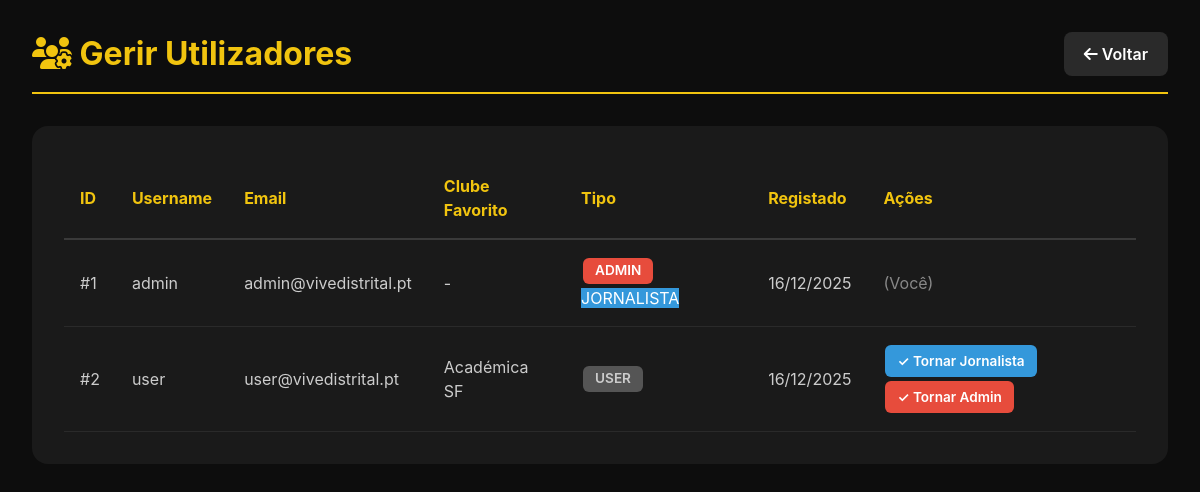
Page /admin/admin-utilizadores.php (signed in) on the committed database.
### tables this page shows
CREATE TABLE utilizadores (
    id INT AUTO_INCREMENT PRIMARY KEY,
    username VARCHAR(50) NOT NULL UNIQUE,
    password VARCHAR(255) NOT NULL,
    email VARCHAR(100),
    clube_favorito_id INT,
    is_admin TINYINT(1) DEFAULT 0,  
    is_jornalista TINYINT(1) DEFAULT 0,
    created_at TIMESTAMP DEFAULT CURRENT_TIMESTAMP,  
    last_login TIMESTAMP NULL,  
    FOREIGN KEY (clube_favorito_id) REFERENCES clubes(id) ON DELETE SET NULL,  
    INDEX idx_username (username)
);

CREATE TABLE clubes (
    id INT AUTO_INCREMENT PRIMARY KEY,  
    nome VARCHAR(100) NOT NULL,  
    codigo VARCHAR(50) NOT NULL UNIQUE,
    logo VARCHAR(255) DEFAULT 'imgs/equipas/default.png',
    created_at TIMESTAMP DEFAULT CURRENT_TIMESTAMP,  
    INDEX idx_codigo (codigo)  
);

### admin/admin-utilizadores.php (the view, shortened to what this page needs)
<?php
require_once __DIR__ . '/../includes/config.php';
$stmt = $pdo->query("
    SELECT u.*, c.nome as clube_favorito_nome
    FROM utilizadores u
    LEFT JOIN clubes c ON u.clube_favorito_id = c.id
    ORDER BY u.created_at DESC
");
$utilizadores = $stmt->fetchAll();
include __DIR__ . '/../includes/header.php';
?>
<div class="admin-container">
  <div class="admin-header">
    <h1><i class="fas fa-users-cog"></i> Gerir Utilizadores</h1>
    <a href="/vivedistrital/admin/admin.php" class="btn-voltar">
      <i class="fas fa-arrow-left"></i> Voltar
    </a>
  </div>
  <div class="users-table">
    <table>
      <thead>
        <tr>
          <th>ID</th>
          <th>Username</th>
          <th>Email</th>
          <th>Clube Favorito</th>
          <th>Tipo</th>
          <th>Registado</th>
          <th>Ações</th>
        </tr>
      </thead>
      <tbody>
        <?php foreach ($utilizadores as $u): ?>
          <tr>
            <td>#<?php echo $u['id']; ?></td>
            <td><?php echo htmlspecialchars($u['username']);  ?></td>
            <td><?php echo htmlspecialchars($u['email']);   ?></td>
            <td><?php echo $u['clube_favorito_nome'] ? htmlspecialchars($u['clube_favorito_nome']) : '-';  ?></td>
            <td>
              <?php if ($u['is_admin']): ?>
                <span class="badge badge-admin">ADMIN</span>
              <?php endif; ?>
              <?php if ($u['is_jornalista'] ?? 0):  ?>
                <span class="badge-jornalista">JORNALISTA</span>
              <?php endif; ?>
              <?php if (!$u['is_admin'] && !($u['is_jornalista'] ?? 0)):  ?>
                <span class="badge badge-user">USER</span>
              <?php endif; ?>
            </td>
            <td><?php echo date('d/m/Y', strtotime($u['created_at'])); ?></td>
            <td>
              <?php if ($u['id'] !== $_SESSION['user_id']): ?>
                <form method="POST" style="display: inline;">
                  <button type="submit" class="btn-toggle <?php echo ($u['is_jornalista'] ?? 0) ? 'btn-remove' : 'btn-jornalista'; ?>">
                    <?php echo ($u['is_jornalista'] ?? 0) ? '✗ Remover Jornalista' : '✓  Tornar Jornalista'; ?>
                  </button>
                </form>
                <form method="POST" style="display: inline;">
                  <button type="submit" class="btn-toggle <?php echo $u['is_admin'] ? 'btn-remove' : 'btn-admin'; ?>">
                    <?php echo $u['is_admin'] ? '✗ Remover Admin' : '✓ Tornar Admin'; ?>
                  </button>
                </form>
              <?php else: ?>
                <span style="color: #888;">(Você)</span>
              <?php endif; ?>
            </td>
          </tr>
        <?php endforeach; ?>
      </tbody>
    </table>
  </div>
</div>
<?php include __DIR__ . '/../includes/footer.php'; ?>

### css/comum.css (style rules this page uses)
:root { --bs-body-bg: #0D0D0D; --bs-body-color: #FFFFFF; --bs-tertiary-bg: #1A1A1A; --primary-accent: #f1c40f; --sidebar-bg: #151515; }
body { background-color: var(--bs-body-bg); color: var(--bs-body-color); }

### css/admin-utilizadores.css (style rules this page uses)
body { background: #0D0D0D; color: #fff; font-family: 'Inter', -apple-system, BlinkMacSystemFont, sans-serif; }
.admin-container { max-width: 1400px; margin: 0 auto; padding: 2rem; }
.admin-header { display: flex; justify-content: space-between; align-items: center; margin-bottom: 2rem; padding-bottom: 1rem; border-bottom: 2px solid #f1c40f; }
.admin-header h1 { color: #f1c40f; font-size: 2rem; font-weight: 700; margin: 0; }
.btn-voltar { background: #2a2a2a; color: #fff; padding: 10px 20px; border-radius: 8px; text-decoration: none; font-weight: 600; transition: all 0.3s ease; border: none; }
.users-table { background: #1a1a1a; border-radius: 16px; padding: 2rem; overflow-x: auto; }
table { width: 100%; border-collapse: collapse; }
th { color: #f1c40f; font-weight: 700; padding: 1rem; text-align: left; border-bottom: 2px solid #3a3a3a; }
td { padding: 1rem; border-bottom: 1px solid #2a2a2a; color: #ccc; }
.badge { padding: 6px 12px; border-radius: 6px; font-weight: 600; font-size: 0.85rem; display: inline-block; margin: 2px; }
.badge-admin { background: #e74c3c; color: #fff; }
.badge-jornalista { background: #3498db; color: #fff; }
.badge-user { background: #555; color: #ccc; }
.btn-toggle { padding: 6px 12px; border-radius: 6px; border: none; font-weight: 600; cursor: pointer; font-size: 0.85rem; margin: 2px; transition: all 0.3s ease; }
.btn-jornalista { background: #3498db; color: #fff; }
.btn-admin { background: #e74c3c; color: #fff; }

### rows in the picture
utilizadores: id "1", username "admin", email "admin@vivedistrital.pt", is_admin "ADMIN", is_jornalista "JORNALISTA", created_at "16/12/2025", shows "(Você)"
utilizadores: id "2", username "user", email "user@vivedistrital.pt", clube_favorito.nome "Académica SF", is_admin "USER", created_at "16/12/2025", is_jornalista "✓ Tornar Jornalista"
